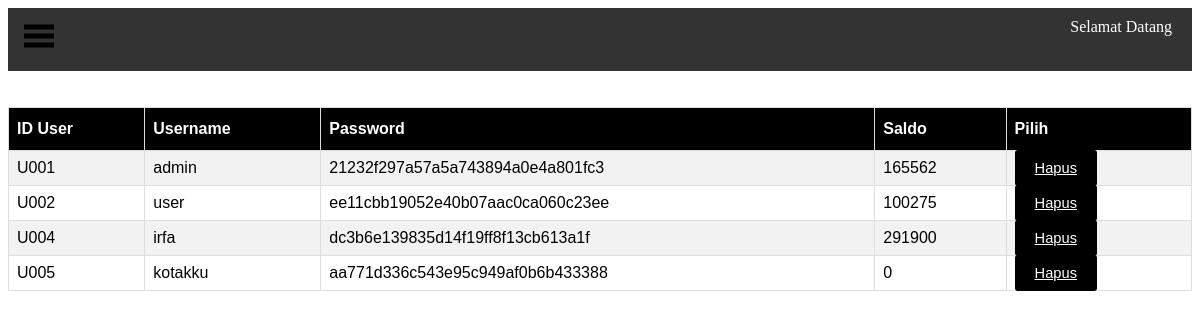
Screenshot of /admin_dasboard.php?page=data_user with the database file from the repository.
### tables this page shows
CREATE TABLE `at_uset` (
  `id_user` char(20) NOT NULL,
  `username` varchar(225) NOT NULL,
  `password` varchar(225) NOT NULL,
  `saldo` int(25) NOT NULL
);

### admin_halaman/data_user.php (the view)
<br>
<br>
<table id="customers">
	<tr>
		<th>ID User</th>
		<th>Username</th>
		<th>Password</th>
		<th>Saldo</th>
		<th>Pilih</th>
	</tr>
		<?php
		include "koneksi.php";
		$query = mysqli_query($koneksi, "SELECT * FROM at_uset")or die(mysqli_error());
		while($data = mysqli_fetch_array($query)){
		?>
	<tr>
		<td><?php echo $data['id_user']; ?></td>
		<td><?php echo $data['username']; ?></td>
		<td><?php echo $data['password']; ?></td>
		<td><?php echo $data['saldo']; ?></td>
		<td><a href="admin_halaman/hapus_user.php?id=<?php echo $data['id_user']?>" class="tombol">Hapus</a></td>
	</tr>
<?php } ?>
</table>

### css/stylee.css (style rules this page uses)
body { background-color: white; overflow-x: hidden; }
.tombol { background: black; color: white; font-size: 11pt; width: 100%; border:none; border-radius: 3px; padding: 10px 20px; }

### css/table.css (style rules this page uses)
#customers { font-family: "Trebuchet MS", Arial, Helvetica, sans-serif; border-collapse: collapse; width: 100%; }
#customers td, #customers th { border: 1px solid #ddd; padding: 8px; }
#customers tr:nth-child(even) { background-color: #f2f2f2; }
#customers th { padding-top: 12px; padding-bottom: 12px; text-align: left; background-color: black; color: white; }

### rows the page displays
at_uset: id_user "U001", username "admin", password "21232f297a57a5a743894a0e4a801fc3", saldo "165562"
at_uset: id_user "U002", username "user", password "ee11cbb19052e40b07aac0ca060c23ee", saldo "100275"
at_uset: id_user "U004", username "irfa", password "dc3b6e139835d14f19ff8f13cb613a1f", saldo "291900"
at_uset: id_user "U005", username "kotakku", password "aa771d336c543e95c949af0b6b433388", saldo "0"
